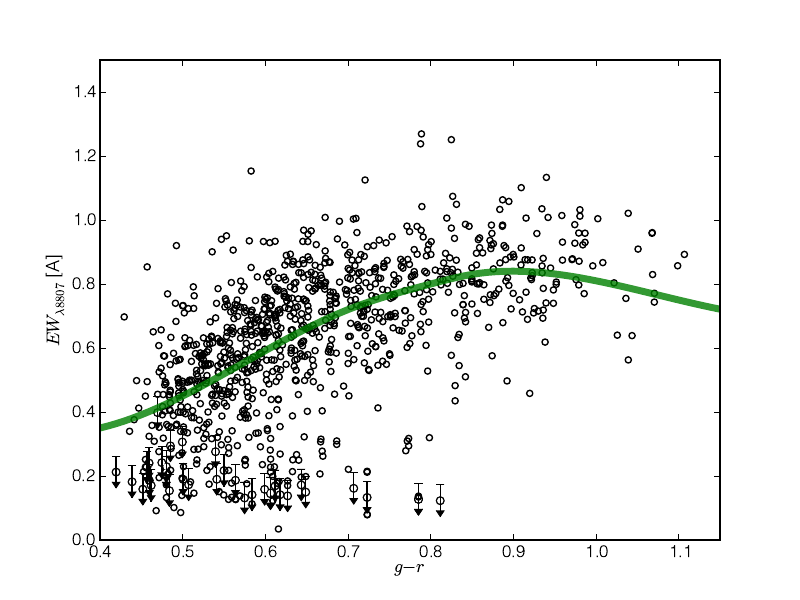

Write Python code to recreate this figure.
from scipy.interpolate import splrep, splev

from matplotlib import rc
rc('font',**{'family':'sans-serif','sans-serif':['Helvetica']})
## for Palatino and other serif fonts use:
#rc('font',**{'family':'serif','serif':['Palatino']})
#rc('text', usetex=True)

fontsize = 13
labelsize = 13

xlims = (0.4, 1.2)
ylims = (0, 1.5)

fig = plt.figure()
ax = fig.add_subplot(111)

ax.set_xlim(xlims)
ax.set_ylim(ylims)

# Plot our data
g, r, ew = np.loadtxt('ew-mg-all.data', usecols=(19, 20, 5, ), unpack=True)

# Distinguish upper limits and normal measurements
idx = np.where(ew < 0)
g_upperlims, r_upperlims, ew_upperlims = (item.copy() for item in (g[idx], r[idx], ew[idx]))

idx = np.where(ew > 0)
g, r, ew = g[idx], r[idx], ew[idx]

# Plot everything

# Now plot the upper limits
ax.errorbar(g_upperlims - r_upperlims, -ew_upperlims, fmt='ko', yerr=0.05, lolims=True, zorder=0)
ax.scatter(g_upperlims - r_upperlims, -ew_upperlims, edgecolor='none', marker='o', facecolor='w', zorder=1)

ax.scatter(g - r, ew, marker='o', facecolor='none')


# Now plot the dividing spline

match_points = np.array([
    [0.40, 0.35],
    [0.50, 0.45],
    [0.70, 0.72],
    [0.80, 0.80],
    [0.85, 0.83],
    [0.90, 0.84],
    [1.00, 0.81],
    [1.10, 0.75],
    [1.20, 0.70]
])
# convert to mA

from scipy.interpolate import splrep, splev

tck = splrep(match_points[:, 0], match_points[:, 1], k=3)

x = np.arange(ax.get_xlim()[0], ax.get_xlim()[1], 0.01)
y = splev(x, tck)


giants = 0
for gi, ri, ewi in zip(g, r, ew):
    idx = np.searchsorted(x, gi - ri) - 1
    if idx >= len(y):
        continue
    
    if y[idx] >= ewi:
        giants += 1
        
print "Total number", len(ew)
print "Giants:", giants, giants/float(len(ew)) * 100.
print "Dwarfs:", len(ew) - giants, (len(ew) - giants)/float(len(ew)) * 100.

#ax.scatter(match_points[:, 0], match_points[:, 1], facecolor='r', s=100)
ax.plot(x, y, 'g', alpha=0.80, lw=5)
#ax.fill_between(x, 0, y, alpha=0.5, facecolor='g')

ax.set_xlim((xlims[0], xlims[1] - 0.05))
ax.set_ylim(ylims)

ax.set_ylabel('EW$_{\lambda8807}$ [A]', fontsize=labelsize)
ax.set_xlabel('$g - r$', fontsize=labelsize)
plt.savefig('ew-mg.pdf')
plt.savefig('ew-mg.eps')
